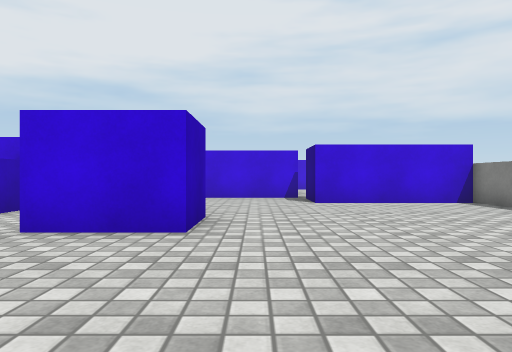
[1] (above)

17 first-person views from a walk through a 3-D level made in the Unity game engine. The camera is 0.68 m above the floor, looks level and sees 70° across. The floor is counted in squares, 1 m on a side. Each view is taken from the middle of a square. On the plan, view 1 faces up. The plan holds only what a view shows up to about 11 squares ahead; the rest is blank. The place goes on beyond the plan. The player is left out. Surface patterns are stand-ins for the level's own textures.

[2]
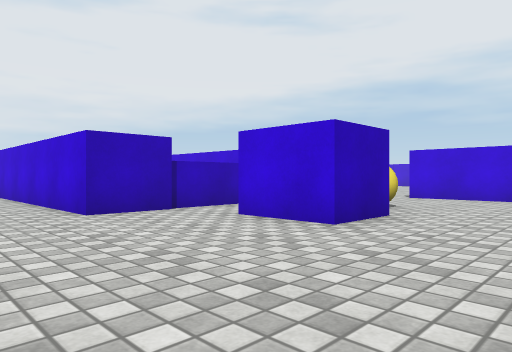

[3]
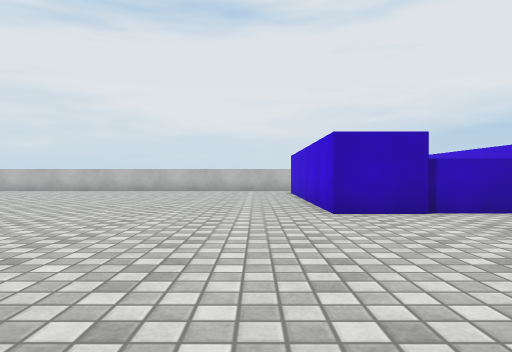

[4]
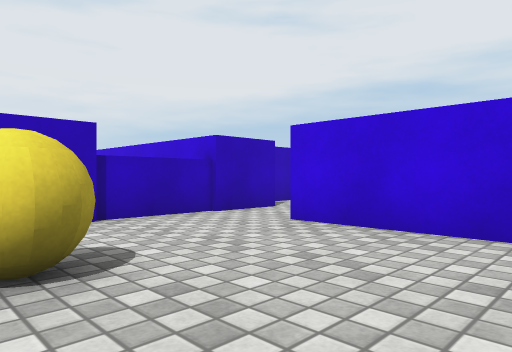

[5]
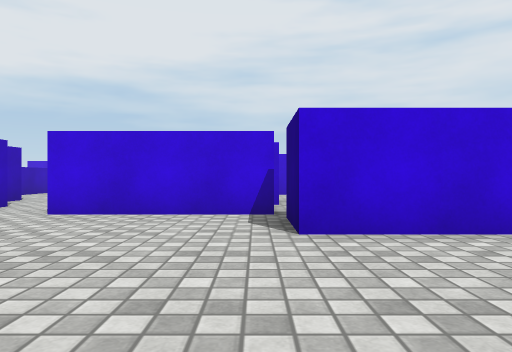

[6]
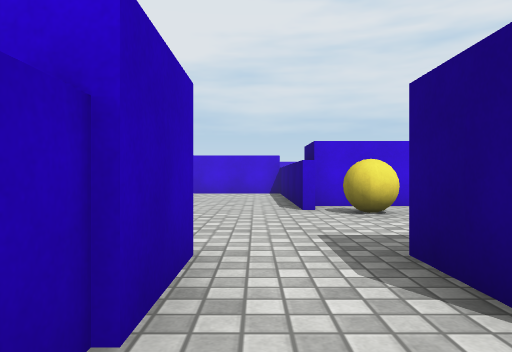

[7]
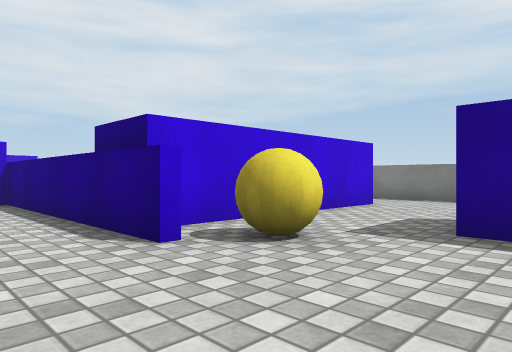

[8]
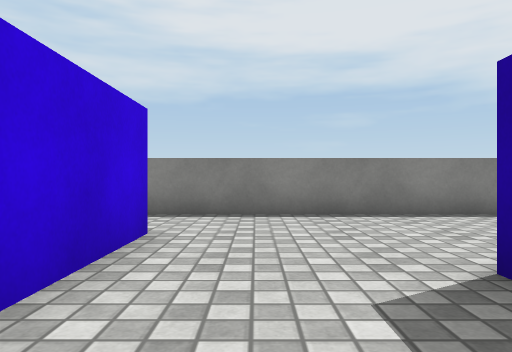

[9]
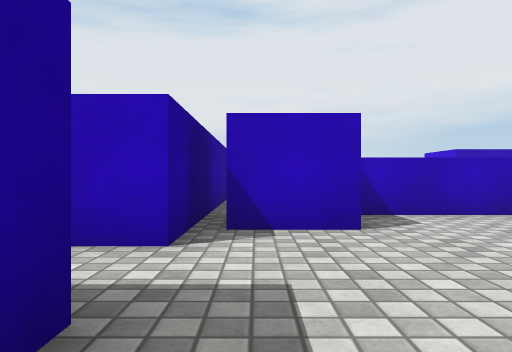

[10]
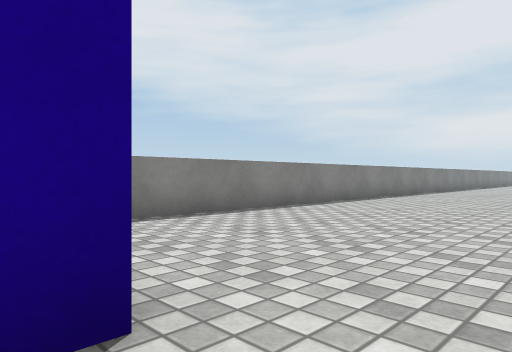

[11]
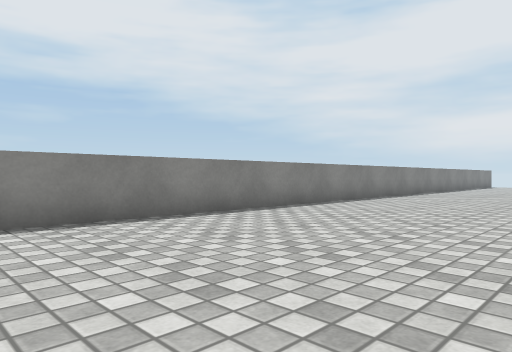

[12]
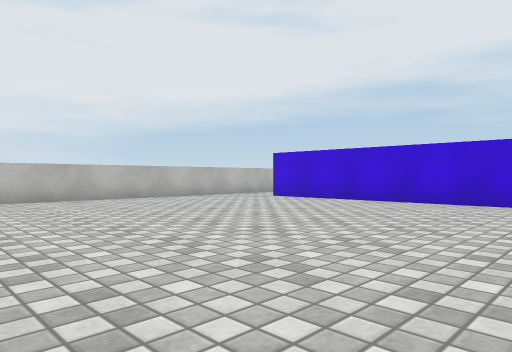

[13]
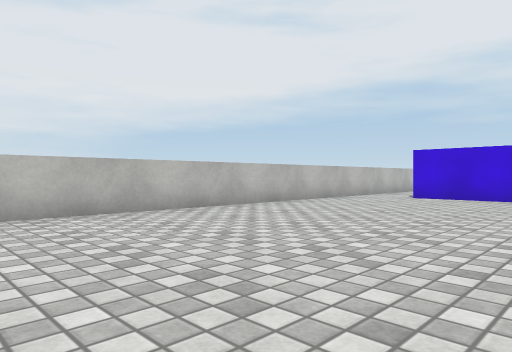

[14]
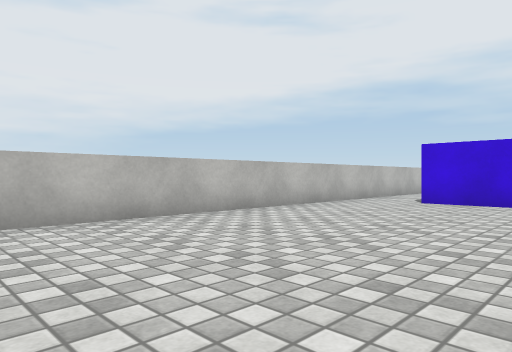

[15]
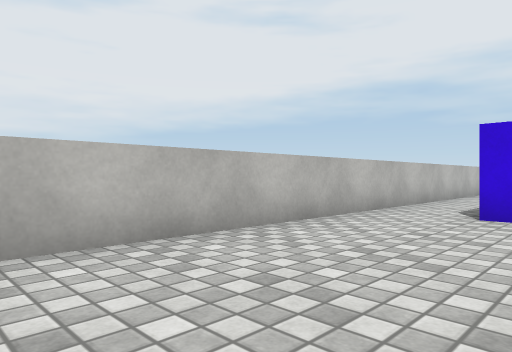

[16]
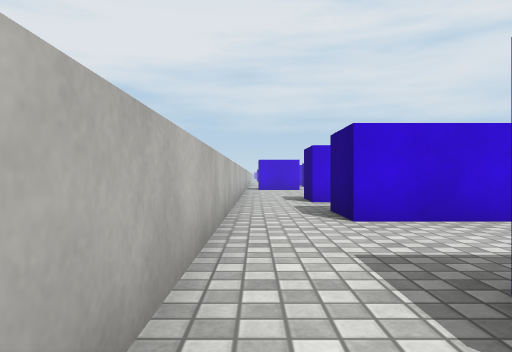

[17]
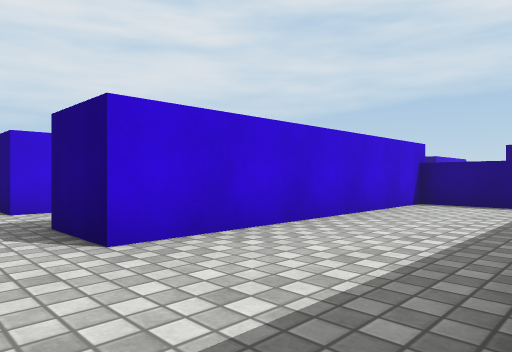

### Floor plan
Points are (right, up) in squares from view 1. A wall is a line through its corners. A room is listed if a view was taken in it or the views show most of it. See-through windows are left out.
Room 1 (views 1, 2, 3, 4, 5, 6, 7, 8, 9, 10, 11, 12, 13, 14, 15, 16, 17)
walls: (-4.9, 5.5) (-4.9, 7.5); (-4.7, 7.2) (-4.7, 4.1); (-4.7, 11.5) (-4.7, 9.4); (5.5, 12.6) (5.5, 19.1); (-3.1, 17.2) (-3.1, 20.5); (-14.5, 12.9) (-14.5, -7.9); (-7.4, 18.5) (-7.4, 15.8); (5.5, -7.1) (5.5, 9.4)
objects: block (-14, 20) to (-12, 20); block (-12, 3) to (-11, 4); block (-12, 8) to (-11, 9); block (-12, 12) to (-11, 13); block (-10, 3) to (-9, 4); block (-10, 8) to (-9, 9); block (-10, 12) to (-9, 13); block (-8, 3) to (-7, 4); block (-8, 8) to (-7, 9); block (-8, 11) to (-7, 13); block (-7, 14) to (-6, 15); block (-6, 3) to (-5, 4); block (-6, 8) to (-5, 9); block (-6, 11) to (-5, 13); block (-3, 5) to (-1, 6); other object (-2, 7) to (-2, 8); block (-2, 12) to (-1, 13); other object (-2, 17); block (-2, 19) to (-1, 20); block (0, 12) to (1, 13); block (0, 14) to (1, 15); block (0, 19) to (0, 20); block (1, 19) to (3, 19); block (2, 10) to (3, 11); block (4, 10) to (5, 11)

Positions as (right, up) in squares from view 1, and headings:
1: (0, 0), facing up
2: (2, 0), facing up-left
3: (2, 1), facing left
4: (1, 7), facing up-left
5: (1, 5), facing up
6: (-4, 10), facing up
7: (-5, 14), facing up-right
8: (-1, 17), facing right
9: (-1, 14), facing left
10: (0, 10), facing down-right
11: (0, 3), facing down-right
12: (-4, -7), facing up-left
13: (-8, -9), facing up-left
14: (-9, -7), facing up-left
15: (-11, -4), facing up-left
16: (-14, 2), facing up
17: (-14, 4), facing up-right
